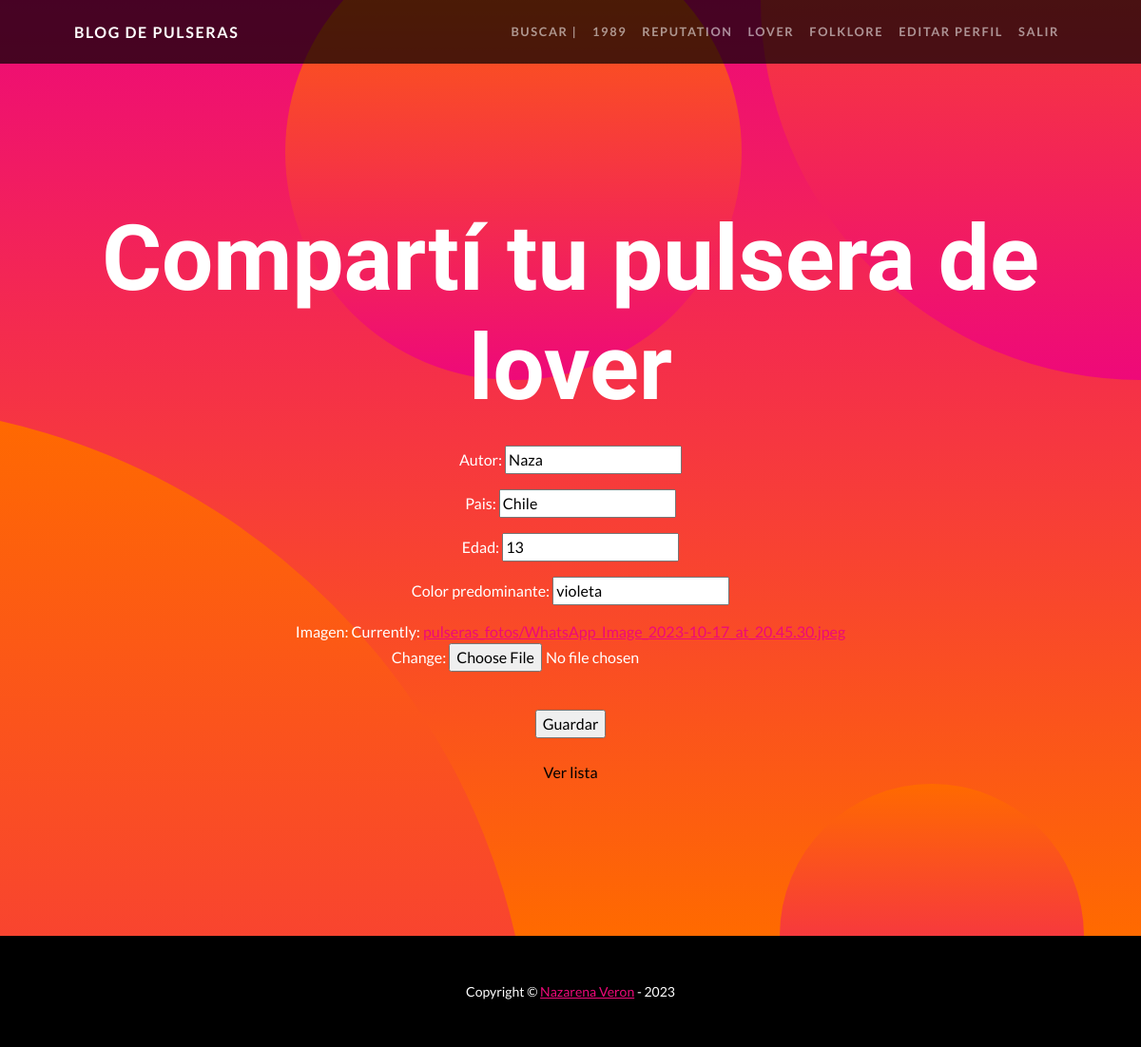
The app's page /TS/lover/actualizar/5 (signed in) with its own data.
### BlogApp/models.py (models this page shows, shortened)
class pulseraLover(models.Model):
    imagen = models.ImageField(upload_to='pulseras_fotos', null=False, blank=False, default="n")
    autor = models.CharField(max_length=100, default="Desconocido")
    pais = models.CharField(max_length=50, default="Desconocido")
    edad = models.PositiveIntegerField(default=13)
    color_predominante = models.CharField(max_length=30, default="Blanco")

### BlogApp/views.py (the view)
# urls.py: path('lover/actualizar/<int:pk>',ActualizarLover.as_view(), name="actualizar_lover"),
class ActualizarLover(LoginRequiredMixin, UpdateView):
    model = pulseraLover
    success_url = "/TS/lover/list"
    fields = ["autor", "pais", "edad", "color_predominante", "imagen"]

### BlogApp/templates/BlogApp/pulseralover_form.html (shortened to what this page needs)
{% extends "BlogApp/welcome.html" %}
{% load static %}
{% block texto1 %}<h1 class="masthead-heading mb-0">Compartí tu pulsera de lover</h1>{% endblock%}
{% block FORM %}
<br>
<form action="" method="POST" autocomplete="off" enctype="multipart/form-data"> {% csrf_token %}
    {{ form.as_p }}
<br>
<input type="submit" value="Guardar">
</form>
<br>
<a class="enlace_vistas" href="{% url 'ver_lover' %}">Ver lista</a>
{% endblock %}

### BlogApp/templates/BlogApp/pulseralover_form.html (style rules this page uses)
.enlace_vistas { text-decoration: none; color: black; }

### records on screen
pulseraLover: autor "Naza", pais "Chile", edad "13", color_predominante "violeta"
